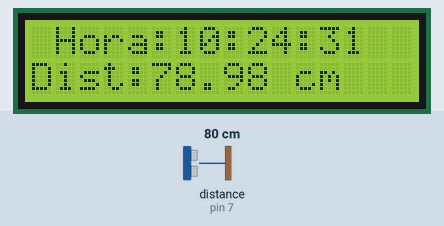
This sketch was run on a simulated Arduino Uno, built with avr-gcc and run on an emulated ATmega328P. Shown: 16×2 character LCD. Wiring (inferred from the names in the program): ultrasonic range finder: trigger pin 6; echo pin 7. Inputs (shaded band) come from the test bench; at power-on: distance to the obstacle (sensor on pin 7) 80 cm. The echo pulse lasts 58.3 µs per cm; the local clock reads 2024-03-15 10:24:30 at power-on unless the sketch sets it.

Above: at 1.2 s.
1.3 s: distance to the obstacle (sensor on pin 7) set to 4 cm
At 2.8 s:
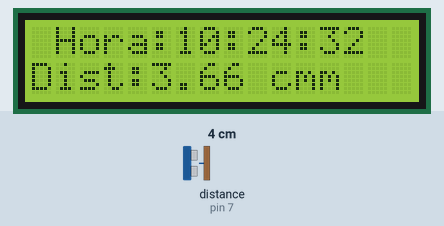
5.4 s: distance to the obstacle (sensor on pin 7) set to 2 cm
At 6.9 s:
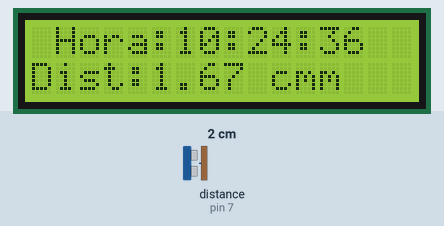
8.6 s: distance to the obstacle (sensor on pin 7) set to 9 cm
At 9.9 s:
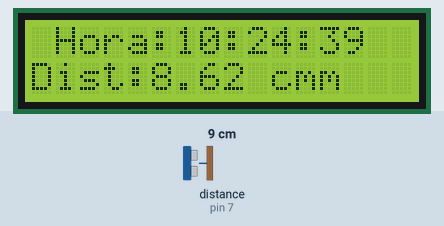
Timing chart, 0 to 11.6 s (numbered marks = the images above; inputs shaded):
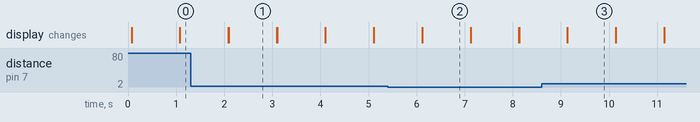

Measured:
- after the input at 1.3 s, the display: first differs from a run without the input after 0.79 s (image 1)
- what the display in image 1 shows lasts 1.0 s, from 2.1 s to 3.1 s

The sketch:

main.ino
```cpp
//Por Luis Daniel B.
//Librerias obtenidas a travez de Arduino CC
//Es necesario instalar las librerias de Adafruit RTClib atravez del IDE Arduino
//LiquidCrystal 1.07
#include <LiquidCrystal.h>
#include <RTClib.h>

RTC_DS3231 rtc;
LiquidCrystal lcd(12, 11, 5, 4, 3, 2);//Pines del LCD

const int trigPin = 6; // Pin del trigger del sensor ultrasónico
const int echoPin = 7; // Pin del echo del sensor ultrasónico

// Función que se ejecuta solo una vez al inicio
void setup() {
  lcd.begin(16, 2);
  rtc.begin();
  pinMode(trigPin, OUTPUT);
  pinMode(echoPin, INPUT);
}

//Reloj

void loop() {
  DateTime now = rtc.now();
  lcd.setCursor(1, 0);
  lcd.print("Hora:");
  lcd.print(now.hour(), DEC);
  lcd.print(':');
  lcd.print(now.minute(), DEC);
  lcd.print(':');
  lcd.print(now.second(), DEC);
  lcd.print(" ");


//Sensor ultrasonico
//Primero, se configura el pin de Trigger del sensor ultrasónico como salida,
//y se establece en LOW para asegurarse de que el pin está en ese estado antes de enviar la señal.
//Luego, se espera por 2 microsegundos antes de establecer el pin en HIGH, lo que envía una señal de 10 microsegundos
//al pin Echo del sensor ultrasónico. Después, se establece el pin de Trigger nuevamente en LOW para finalizar la transmisión de la señal.
//Luego, se utiliza la función pulseIn() para medir la duración del pulso en el pin Echo, que corresponde
//al tiempo que tardó la señal ultrasónica en viajar y regresar después de rebotar en el objeto.
//El resultado de la medición se almacena en la variable 'duracion'.
//A continuación, se calcula la distancia dividiendo la duración del pulso por 2 y multiplicándolo por
//la velocidad del sonido en el aire, que es aproximadamente 0.034 cm/microsegundo. El resultado de esta operación se almacena en la variable 'distancia'.

    digitalWrite(trigPin, LOW);
    delayMicroseconds(2);
    digitalWrite(trigPin, HIGH);
    delayMicroseconds(10);
    digitalWrite(trigPin, LOW);
    long duracion = pulseIn(echoPin, HIGH);
    float distancia = duracion * 0.034 / 2;
    lcd.setCursor(0, 1);
    lcd.print("Dist:");
    lcd.print(distancia);
    lcd.print(" cm");


  delay(1000);
}
```
